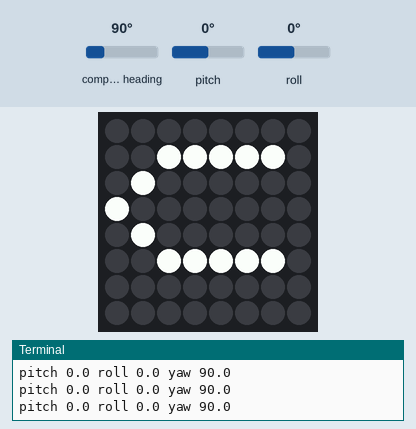
Recording of a program running on a simulated Raspberry Pi (BCM pin numbers) with a Sense HAT. Shown: the Sense HAT's 8×8 RGB LED matrix, the last lines printed to the terminal. Inputs (shaded band) come from the test bench; at power-on: compass heading 90°, pitch 0°, roll 0°. The Sense HAT reports a negative pitch or roll as 360° plus the angle.

Above: at 1.2 s.
1.3 s: compass heading set to 86°
At 1.6 s:
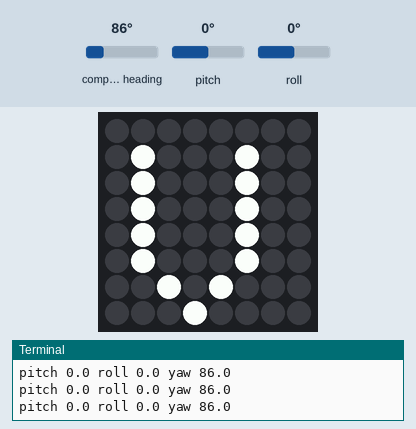
Timing chart, 0 to 4.3 s (numbered marks = the images above; inputs shaded):
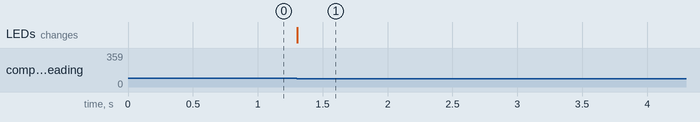

The program:

SenseHAT-IMU-visaGir_verZ_.py
```python
from sense_hat import SenseHat
# Snurra på golvet/bordet och läs rotation runt yaw("gira")axeln.
#
# IMU = Inertial Measurement Unit)
#  1. gyroscope
#  2. Accelerometer
#  3. Magnetometer (compass)
#
# Bra o ha länk: https://pythonhosted.org/sense-hat/
# Bra o ha länk: https://pythonhosted.org/sense-hat/api/#imu-sensor
# Bra o ha länk: https://www.raspberrypi.org/documentation/hardware/sense-hat/
#

## https://pythonhosted.org/sense-hat/api/#imu-sensor
## Kolla vilka i2c enheter som är inkopplade just nu
## $ sudo i2cdetect -y 1
##     0  1  2  3  4  5  6  7  8  9  a  b  c  d  e  f
##00:          -- -- -- -- -- -- -- -- -- -- -- -- --
##10: -- -- -- -- -- -- -- -- -- -- -- -- 1c -- -- --
##20: -- -- -- -- -- -- -- -- -- -- -- -- -- -- -- --
##30: -- -- -- -- -- -- -- -- -- -- -- -- -- -- -- --
##40: -- -- -- -- -- -- UU -- -- -- -- -- -- -- -- --
##50: -- -- -- -- -- -- -- -- -- -- -- -- 5c -- -- 5f
##60: -- -- -- -- -- -- -- -- -- -- 6a -- -- -- -- --
##70: -- -- -- -- -- -- -- --

sense = SenseHat()
sense.clear()

# Visa bokstav("pil") på 8x8 Display/Matrix
sense.show_letter("V")

try:
    print ("Try...")
    while True:
        o = sense.get_orientation()
        pitchRaw = o["pitch"]
        rollRaw = o["roll"]
        yawRaw = o["yaw"]

        pitch = round(pitchRaw,0)
        roll  = round(rollRaw ,0)
        yaw   = round(yawRaw  ,0)
        print("pitch {0} roll {1} yaw {2}".format(pitch, roll, yaw))

        if (yaw < 90.0):
            sense.set_rotation(0)
        elif (yaw >= 90.0 and yaw < 180.0 ):
            sense.set_rotation(90)
        elif (yaw >= 180.0 and yaw < 270.0 ):
            sense.set_rotation(180)
        elif (yaw >= 270.0 and yaw < 360.0 ):
            sense.set_rotation(270)
        else:
            sense.show_letter("?")

except KeyboardInterrupt:
    # User pressed CTRL-C
    print ("Cancel! Ctrl-C pressed...")
    sense.clear()
```

Measured:
- the behaviour switches between 90 and 89° on compass heading (found by bisection; images 0 and 1)
- after the input at 1.3 s, the LEDs: change at once (image 1)
